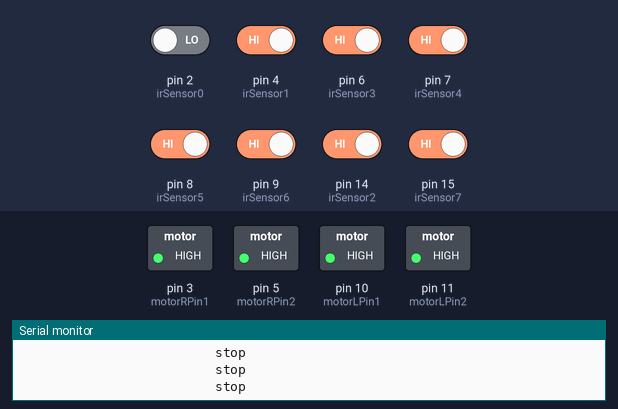
A sketch run on a simulated Arduino Uno, built with avr-gcc and run on an emulated ATmega328P. Shown: switched loads named in the sketch (green lamp = pin HIGH), the last lines printed to the serial monitor. The test bench sets the inputs (shaded band); at power-on: pin 4 (irSensor1), pin 6 (irSensor3), pin 7 (irSensor4), pin 8 (irSensor5), pin 9 (irSensor6), pin 14 (irSensor2), pin 15 (irSensor7) HIGH, pin 2 (irSensor0) LOW.

Above: at 1.2 s.
1.3 s: pin 2 (irSensor0) driven HIGH
At 1.8 s:
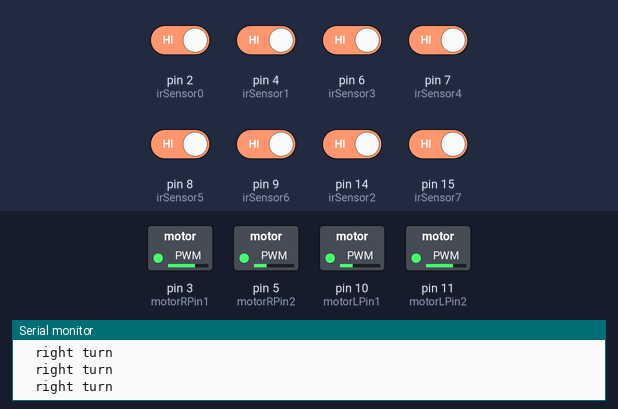
2.8 s: pin 4 (irSensor1) driven LOW
At 3.1 s:
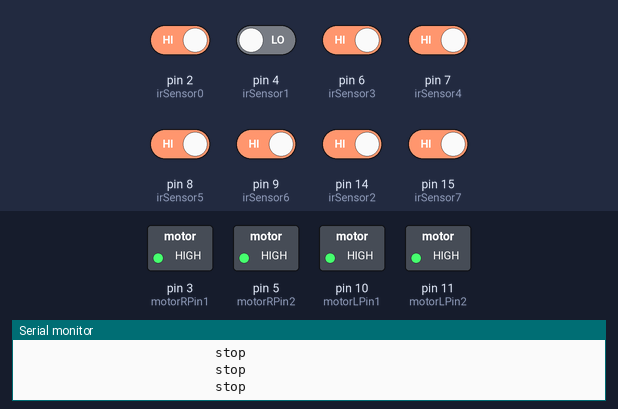
4.3 s: pin 14 (irSensor2) driven LOW
At 5.4 s:
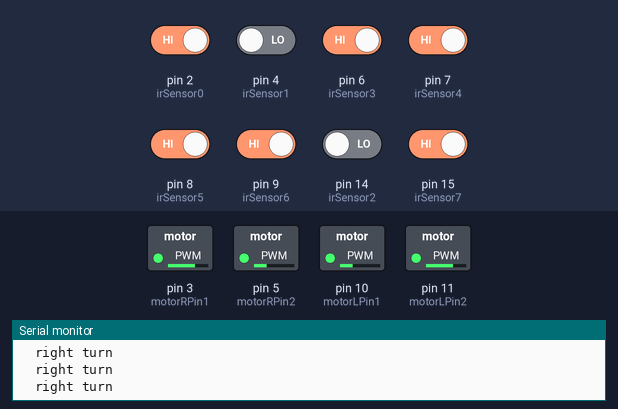
7.3 s: pin 6 (irSensor3) driven LOW
At 8.3 s:
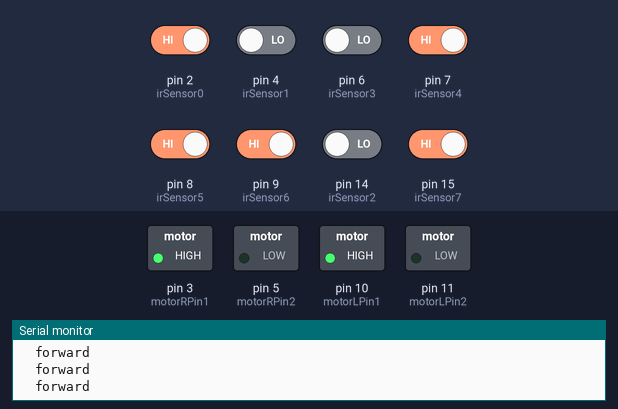
8.8 s: pin 6 (irSensor3) driven HIGH
At 9.5 s:
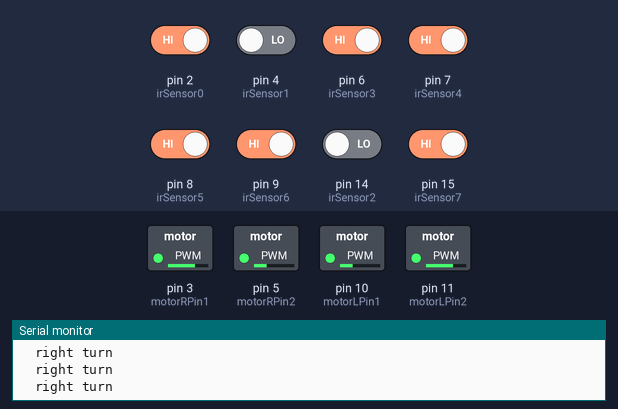
10.3 s: pin 7 (irSensor4) driven LOW
At 11.8 s:
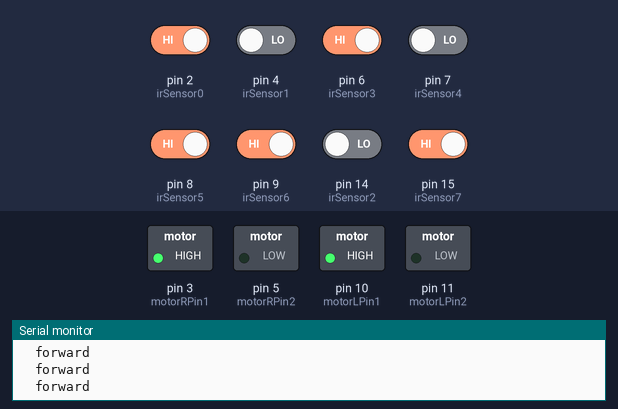
Timing chart, 0 to 13.3 s (numbered marks = the images above; inputs shaded):
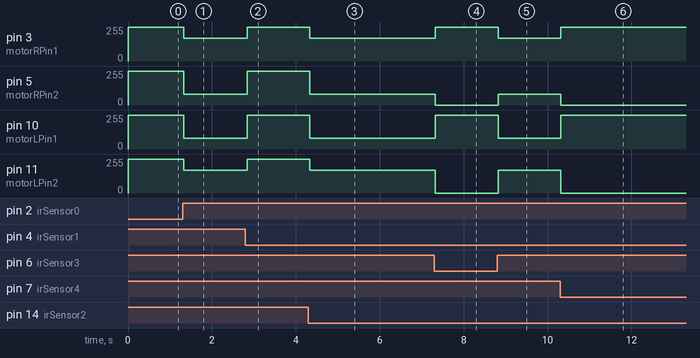

The sketch:

code2.ino
```cpp
//Pins specified for right motor
const int motorRPin1=3;
const int motorRPin2=5;


//Pins specified for left motor
const int motorLPin1=10;
const int motorLPin2=11;


//Pins specified for 8 channel ir sensor array
const int irSensor0=2;
const int irSensor1=4;
const int irSensor2=14;
const int irSensor3=6;
const int irSensor4=7;
const int irSensor5=8;
const int irSensor6=9;
const int irSensor7=15;


void go();
void stopme();
void leftS();
void rightS();

//Setup for line following robot
void setup() {

//for serial monitor
  Serial.begin(9600);

//for pinMode for right motor
  pinMode(motorRPin1, OUTPUT);
  pinMode(motorRPin2, OUTPUT);


//for pinMode for left motor
  pinMode(motorLPin1, OUTPUT);
  pinMode(motorLPin2, OUTPUT);


//for pinMode for 8 channel ir sensor array
  pinMode(irSensor0, INPUT);
  pinMode(irSensor1, INPUT);
  pinMode(irSensor2, INPUT);
  pinMode(irSensor3, INPUT);
  pinMode(irSensor4, INPUT);
  pinMode(irSensor5, INPUT);
  pinMode(irSensor6, INPUT);
  pinMode(irSensor7, INPUT);

}


//loop for line following robot using if-else
void loop() {


  int val0=digitalRead(irSensor0);
  int val1=digitalRead(irSensor1);
  int val2=digitalRead(irSensor2);
  int val3=digitalRead(irSensor3);
  int val4=digitalRead(irSensor4);
  int val5=digitalRead(irSensor5);
  int val6=digitalRead(irSensor6);
  int val7=digitalRead(irSensor7);


  if(val0==val1==val2==val5==val6==val7==1 && val3==val4==0) {
    go();
  }
  else if(val0==val1==val2==val3==val4==val5==val6==val7==0) {
    stopme();
  }
  else if((val0==val1==val5==val6==val7==1 && val2==val3==val4==0) || (val0==val1==val2==val4==val5==val6==val7==1 && val3==0) || (val0==val1==val2==val3==val4==0 && val5==val6==val7==1)) {
    leftS();
  }
  else if((val0==val1==val5==val6==val7==1 && val2==val3==val4==0) || (val0==val1==val2==1 && val3==val4==val5==val6==val7==1)) {
    rightS();
  }

}
void rightS(){
     Serial.println("\tright turn");
     analogWrite(motorRPin1, 170);
     analogWrite(motorRPin2, 80);

     analogWrite(motorLPin1, 80);
     analogWrite(motorLPin2, 170);
}


void leftS(){

     Serial.println("\tleft turn");

     analogWrite(motorRPin1, 80);
     analogWrite(motorRPin2, 170);

     analogWrite(motorLPin1, 170);
     analogWrite(motorLPin2, 80);

}

void go(){
  Serial.println("\tforward ");
  analogWrite(motorRPin1, 255);
  analogWrite(motorRPin2, 0);

  analogWrite(motorLPin1, 255);
  analogWrite(motorLPin2, 0);

}

void stopme()
{
     Serial.println("                         stop");

     analogWrite(motorRPin1, 255);
     analogWrite(motorRPin2, 255);


     analogWrite(motorLPin1, 255);
     analogWrite(motorLPin2, 255);

}
```

Measured:
- after the input at 1.3 s, pin 3 (motorRPin1), pin 11 (motorLPin2): 255/255 → 170/255 at once; pin 5 (motorRPin2), pin 10 (motorLPin1): 255/255 → 80/255 at once
- after the input at 2.8 s, pin 3 (motorRPin1), pin 11 (motorLPin2): 170/255 → 255/255 at once; pin 5 (motorRPin2), pin 10 (motorLPin1): 80/255 → 255/255 at once
- after the input at 4.3 s, pin 3 (motorRPin1), pin 11 (motorLPin2): 255/255 → 170/255 at once; pin 5 (motorRPin2), pin 10 (motorLPin1): 255/255 → 80/255 at once
- after the input at 7.3 s, pin 3 (motorRPin1): 170/255 → 255/255 at once; pin 5 (motorRPin2): 80/255 → 0/255 at once; pin 10 (motorLPin1): 80/255 → 255/255 at once; pin 11 (motorLPin2): 170/255 → 0/255 at once
- after the input at 8.8 s, pin 3 (motorRPin1): 255/255 → 170/255 at once; pin 5 (motorRPin2): 0/255 → 80/255 at once; pin 10 (motorLPin1): 255/255 → 80/255 at once; pin 11 (motorLPin2): 0/255 → 170/255 at once
- after the input at 10.3 s, pin 3 (motorRPin1): 170/255 → 255/255 at once; pin 5 (motorRPin2): 80/255 → 0/255 at once; pin 10 (motorLPin1): 80/255 → 255/255 at once; pin 11 (motorLPin2): 170/255 → 0/255 at once
